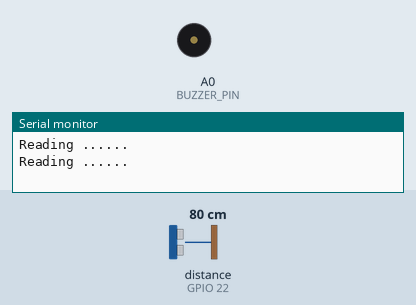
This sketch was run on a simulated ESP8266 (NodeMCU). On the bench: buzzer (waves = sounding, pin HIGH), the last lines printed to the serial monitor. Wiring (inferred from the names in the program): ultrasonic range finder: trigger GPIO 23; echo GPIO 22. Inputs (shaded band) come from the test bench; at power-on: distance to the obstacle (sensor on GPIO 22) 80 cm. The echo pulse lasts 58.3 µs per cm; WiFi joins after 1.5 s; servers stay silent unless stated; pins used as bus, display or sensor lines are not drawn.

Above: at 5.8 s.
5.9 s: distance to the obstacle (sensor on GPIO 22) set to 12 cm
16.2 s: distance to the obstacle (sensor on GPIO 22) set to 9 cm
At 25.6 s:
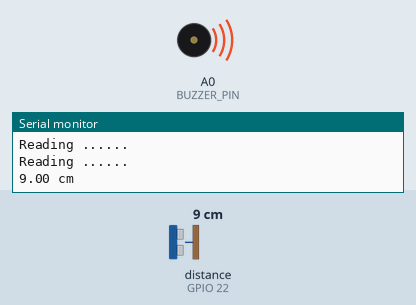
Timing chart, 0 to 29.5 s (numbered marks = the images above; inputs shaded):
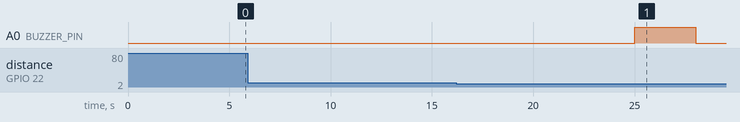

The sketch:

sendMail.ino
```cpp
#include <Arduino.h>
#if defined(ESP32)
#include <WiFi.h>
#elif defined(ESP8266)
#include <ESP8266WiFi.h>
#endif
#include <ESP_Mail_Client.h>

#define WIFI_SSID "Nokia"
#define WIFI_PASSWORD "foobar123"

#define SMTP_HOST "smtp.gmail.com"
#define SMTP_PORT 465

/* The sign in credentials */
#define AUTHOR_EMAIL "botesp0032@gmail.com"
#define AUTHOR_PASSWORD "tzsernorvhblqrao"

/* Recipient's email*/
#define RECIPIENT_EMAIL "snowballrohini@gmail.com"

/* The SMTP Session object used for Email sending */
SMTPSession smtp;

/* Callback function to get the Email sending status */
void smtpCallback(SMTP_Status status);

#define trigPin 23
#define echoPin 22
#define BUZZER_PIN 17


float duration, distance;
void setup() {
  // put your setup code here, to run once:
 Serial.begin (115200);
 pinMode(trigPin, OUTPUT);
 pinMode(echoPin, INPUT);
 pinMode(BUZZER_PIN, OUTPUT);
}


void trigger() {
 Serial.begin(115200);
 Serial.println();
 Serial.print("Connecting to AP");
 WiFi.begin(WIFI_SSID, WIFI_PASSWORD);
 while (WiFi.status() != WL_CONNECTED){
  Serial.print(".");
  delay(200);
 }
 Serial.println("");
 Serial.println("WiFi connected.");
 Serial.println("IP address: ");
 Serial.println(WiFi.localIP());
 Serial.println();

  /** Enable the debug via Serial port
   * none debug or 0
   * basic debug or 1
  */
 smtp.debug(1);

  /* Set the callback function to get the sending results */
 smtp.callback(smtpCallback);

  /* Declare the session config data */
 ESP_Mail_Session session;

  /* Set the session config */
 session.server.host_name = SMTP_HOST;
 session.server.port = SMTP_PORT;
 session.login.email = AUTHOR_EMAIL;
 session.login.password = AUTHOR_PASSWORD;
 session.login.user_domain = "";

  /* Declare the message class */
 SMTP_Message message;

  /* Set the message headers */
 message.sender.name = "ESP";
 message.sender.email = AUTHOR_EMAIL;
 message.subject = "ESP Alert Email";
 message.addRecipient("Sara", RECIPIENT_EMAIL);

  /*Send HTML message*/
 String htmlMsg = "<div style=\"color:#2f4468;\"><h1>INTRUDER ALERT!</h1><p>- Sent from ESP board</p></div>";
 message.html.content = htmlMsg.c_str();
 message.html.content = htmlMsg.c_str();
 message.text.charSet = "us-ascii";
 message.html.transfer_encoding = Content_Transfer_Encoding::enc_7bit;

  /*
  //Send raw text message
  String textMsg = "INTRUDER ALERT! - Sent from ESP board";
  message.text.content = textMsg.c_str();
  message.text.charSet = "us-ascii";
  message.text.transfer_encoding = Content_Transfer_Encoding::enc_7bit;
 
  message.priority = esp_mail_smtp_priority::esp_mail_smtp_priority_low;
  message.response.notify = esp_mail_smtp_notify_success | esp_mail_smtp_notify_failure | esp_mail_smtp_notify_delay;*/

  /* Set the custom message header */
  //message.addHeader("Message-ID: <abcde.fghij@gmail.com>");

  /* Connect to server with the session config */
 if (!smtp.connect(&session))
  return;

  /* Start sending Email and close the session */
 if (!MailClient.sendMail(&smtp, &message))
  Serial.println("Error sending Email, " + smtp.errorReason());
}

/* Callback function to get the Email sending status */
void smtpCallback(SMTP_Status status){
  /* Print the current status */
 Serial.println(status.info());

  /* Print the sending result */
 if (status.success()){
  Serial.println("----------------");
  ESP_MAIL_PRINTF("Message sent success: %d\n", status.completedCount());
  ESP_MAIL_PRINTF("Message sent failled: %d\n", status.failedCount());
  Serial.println("----------------\n");
  struct tm dt;

  for (size_t i = 0; i < smtp.sendingResult.size(); i++){
      /* Get the result item */
   SMTP_Result result = smtp.sendingResult.getItem(i);
   time_t ts = (time_t)result.timestamp;
   localtime_r(&ts, &dt);

   ESP_MAIL_PRINTF("Message No: %d\n", i + 1);
   ESP_MAIL_PRINTF("Status: %s\n", result.completed ? "success" : "failed");
   ESP_MAIL_PRINTF("Date/Time: %d/%d/%d %d:%d:%d\n", dt.tm_year + 1900, dt.tm_mon + 1, dt.tm_mday, dt.tm_hour, dt.tm_min, dt.tm_sec);
   ESP_MAIL_PRINTF("Recipient: %s\n", result.recipients);
   ESP_MAIL_PRINTF("Subject: %s\n", result.subject);
  }
  Serial.println("----------------\n");
 }

}
void loop() {
  // put your main code here, to run repeatedly:
 digitalWrite(trigPin, LOW);
 delayMicroseconds(2);
 digitalWrite(trigPin, HIGH);
 delayMicroseconds(10);
 digitalWrite(trigPin, LOW);

  // Measure the response from the HC-SR04 Echo Pin
 duration = pulseIn(echoPin, HIGH);

  // Determine distance from duration
  // Use 343 metres per second as speed of sound
 distance = (duration / 2) * 0.0343;

  // Send results to Serial Monitor
 Serial.println("Reading ...... ");
 if (distance >= 400 || distance <= 2) {
  Serial.println("Out of range");
 }
 else {
   if(distance<=10) {
    Serial.print(distance);
    Serial.println(" cm");  
    delay(5000);
    digitalWrite(BUZZER_PIN,HIGH);
    delay(3000);
    digitalWrite(BUZZER_PIN,LOW);
    delay(1000);
    trigger();
    delay(1000);
   }
 }
 delay(5000);
}
```

Measured:
- the behaviour switches between 11 and 10 cm on distance to the obstacle (sensor on GPIO 22) (found by bisection; images 0 and 1)
- after the input at 16.2 s, A0 (BUZZER_PIN): LOW → HIGH after 8.8 s, → LOW 3.0 s later
